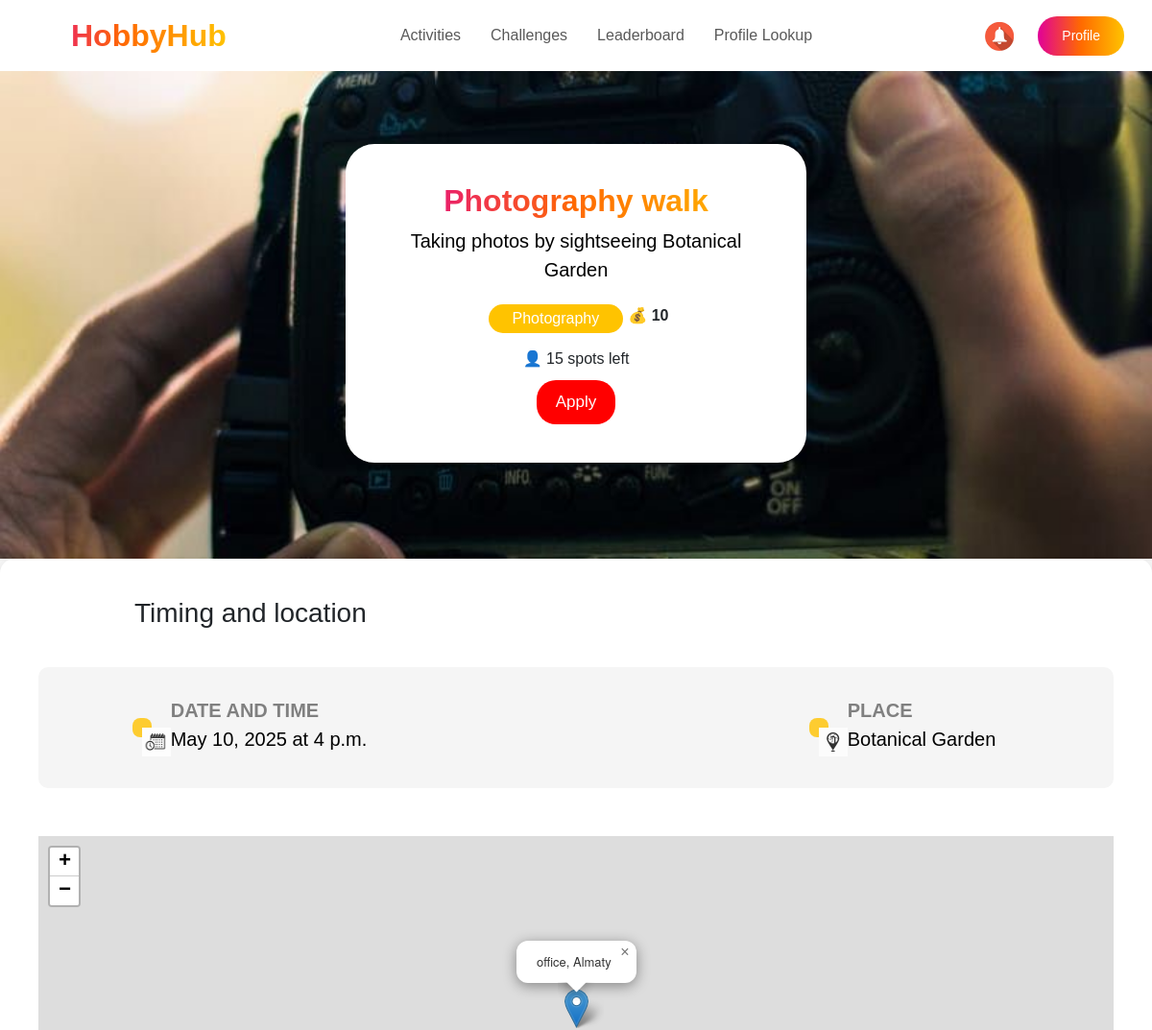
Page /activity/12/ (upper part) on the earlier database version.
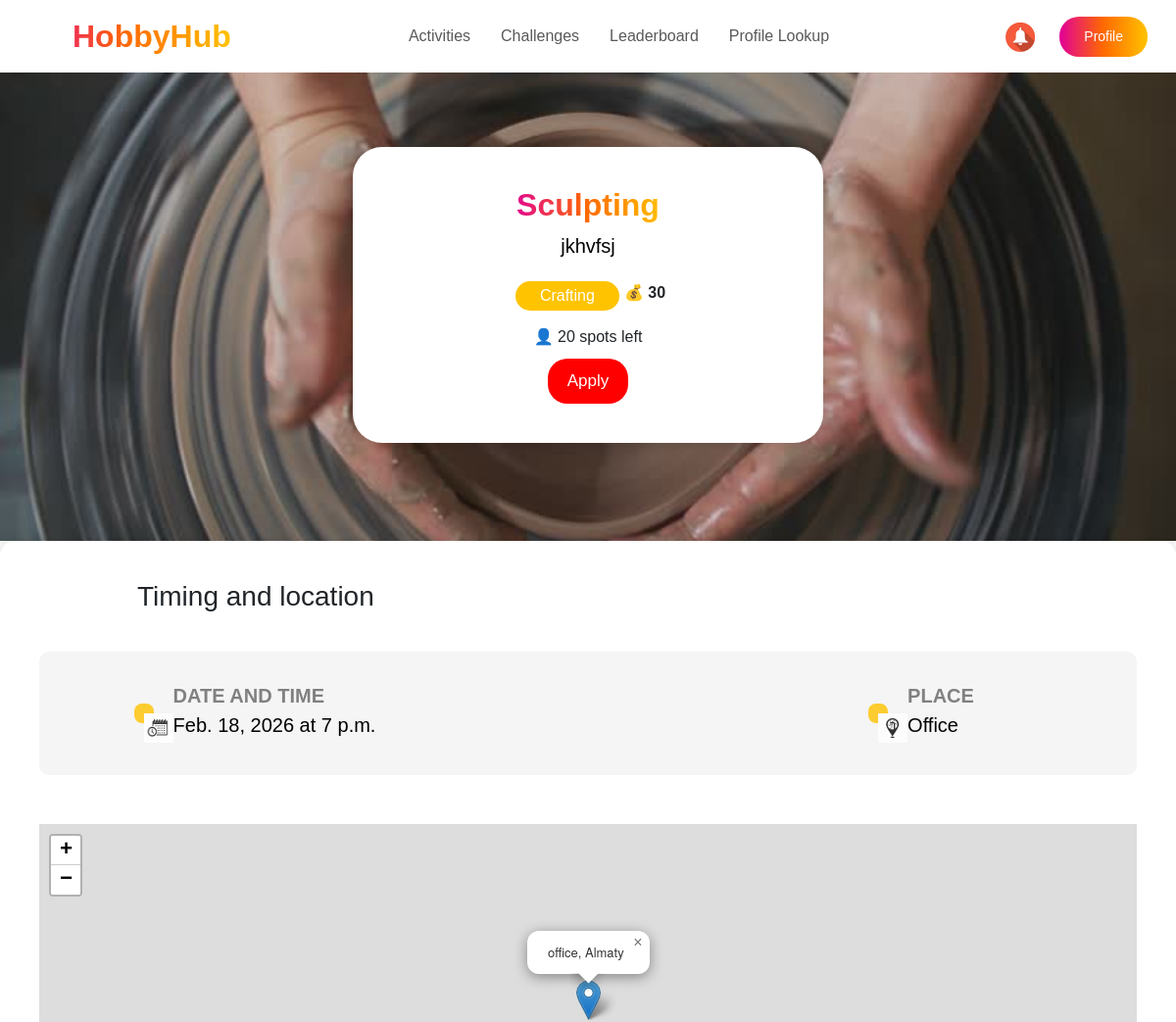
Same page on the later database version.
### events/models.py (models this page shows, shortened)
class Event(models.Model):
    title = models.CharField(max_length=150)
    description = models.TextField()
    location = models.CharField(max_length=250)
    date = models.DateField()
    time = models.TimeField()
    hobbies = models.ManyToManyField(Hobby, related_name='events')  # Связь многие ко многим
    image = models.ImageField(upload_to='event_images/', null=True, blank=True)
    company = models.ForeignKey(
        Company,
        to_field='company_id',
        on_delete=models.CASCADE,
        verbose_name="Company"
    )
    diamonds = models.IntegerField(default=0, verbose_name="Diamonds")  # Новое поле
    quota = models.IntegerField(default=10, verbose_name="Quota")      # Новое поле
    participants = models.ManyToManyField(Employee, related_name='events', blank=True)
    @property
    def spots_left(self):
        return self.quota - self.participants.count()

class Hobby(models.Model):
    name = models.CharField(max_length=100, unique=True, verbose_name="Hobby Name")
    def __str__(self):
        return self.name

### events/views.py (the view)
# urls.py: path('activity/<int:event_id>/', activity_details, name='activity_details'),
def activity_details(request, event_id):
    event = get_object_or_404(Event, id=event_id)  # Получаем событие по ID или возвращаем 404
    nickname = request.session.get("nickname")
    user_is_registered = False
    if nickname:
        try:
            employee = Employee.objects.get(nickname=nickname)
            user_is_registered = event.participants.filter(nickname=nickname).exists()
        except Employee.DoesNotExist:
            pass
    return render(request, 'activity_details.html', {
        'event': event,
        'user_is_registered': user_is_registered,
    })

### events/templates/activity_details.html (shortened to what this page needs)
<!DOCTYPE html>
<html lang="en">
<head>
    {% load static %}
    <link rel="stylesheet" href="https://cdn.jsdelivr.net/npm/bootstrap@5.3.0/dist/css/bootstrap.min.css">
    <link rel="stylesheet" href="{% static 'css/activity_details.css' %}">
    <link rel="stylesheet" href="{% static 'css/organizer-styles.css' %}">
    <link href="https://fonts.cdnfonts.com/css/gilroy-bold" rel="stylesheet">
    <link rel="stylesheet" href="https://cdn.jsdelivr.net/npm/swiper/swiper-bundle.min.css">
    <link rel="stylesheet" href="https://unpkg.com/leaflet/dist/leaflet.css" />
</head>
<body>
    <section class="header">
        <nav class="navbar navbar-expand-lg navbar-bold px-4 bg-white fixed-top">
            <a class="navbar-brand fw-bold gradient-text logo" href="{% url 'user_view' %}">HobbyHub</a>
            <div class="collapse navbar-collapse justify-content-center" id="navbarNav">
                <ul class="navbar-nav">
                    <li class="nav-item header-text"><a class="nav-link" href="{% url 'user_activities' %}">Activities</a></li>
                    <li class="nav-item header-text"><a class="nav-link" href="#">Challenges</a></li>
                    <li class="nav-item header-text"><a class="nav-link" href="#">Leaderboard</a></li>
                    <li class="nav-item header-text"><a class="nav-link" href="#">Profile Lookup</a></li>
                </ul>
            </div>
            <div class="d-flex">
                <a class="notifications"><img src="{% static 'images/bell.jpg' %}" alt="Notification"></a>
                <button class="btn btn-gradient"><a href="{% url 'user_profile' %}" style="text-decoration: none; color: #fff;">Profile</a></button>
            </div>
        </nav>
    </section>
    <div class="activity-bg" style="background: url('{{ event.image.url }}') no-repeat center center/cover;">
        <div class="challenge-container">
            <div class="challenge-info">
                <h2 class="gradient-text">{{ event.title }}</h2>
                <p>{{ event.description }}</p>
                <div class="tags">
                    <span class="tag food">{{ event.hobbies.all|join:", " }}</span>
                    <span class="points">&#128176; {{ event.diamonds }}</span>
                </div>
                <div class="tags">
                    <span class="quota">&#128100; {{ event.spots_left }} spots left</span>
                </div>
                {% if user_is_registered %}
                    <button class="cancel-btn" data-event-id="{{ event.id }}" onclick="cancelEventRegistration({{ event.id }})">Cancel Registration</button>
                {% else %}
                    <button class="apply-btn" data-event-id="{{ event.id }}" onclick="applyToEvent({{ event.id }})">Apply</button>
                {% endif %}
            </div>
        </div>
    </div>
    <div class="info_section">
        <div class="timing-location">
            <h3>Timing and location</h3>
            <div class="details">
                <div class="detail-box">
                    <span class="icon"><img src="{% static 'images/dateicon.jpg' %}" alt="icon" class="custom-icon"></span>
                    <div>
                        <p class="label">DATE AND TIME</p>
                        <p>{{ event.date }} at {{ event.time }}</p>
                    </div>
                </div>
                <div class="detail-box">
                    <span class="icon"><img src="{% static 'images/locicon.jpg' %}" alt="icon" class="custom-icon"></span>
                    <div>
                        <p class="label">PLACE</p>
                        <p>{{ event.location }}</p>
                    </div>
                </div>
            </div>
            <div id="map"></div>
        </div>
    </div>
</body>
</html>

Differences in the rows shown:
changed Event: image: a different picture; title "Photography walk" → "Sculpting"; description "Taking photos by sightseeing Botanical Garden" → "jkhvfsj"; hobbies.all "Photography" → "Crafting"; diamonds "10" → "30"; spots_left "15" → "20"; date "May 10, 2025" → "Feb. 18, 2026"; time "4 p.m." → "7 p.m."; location "Botanical Garden" → "Office"
